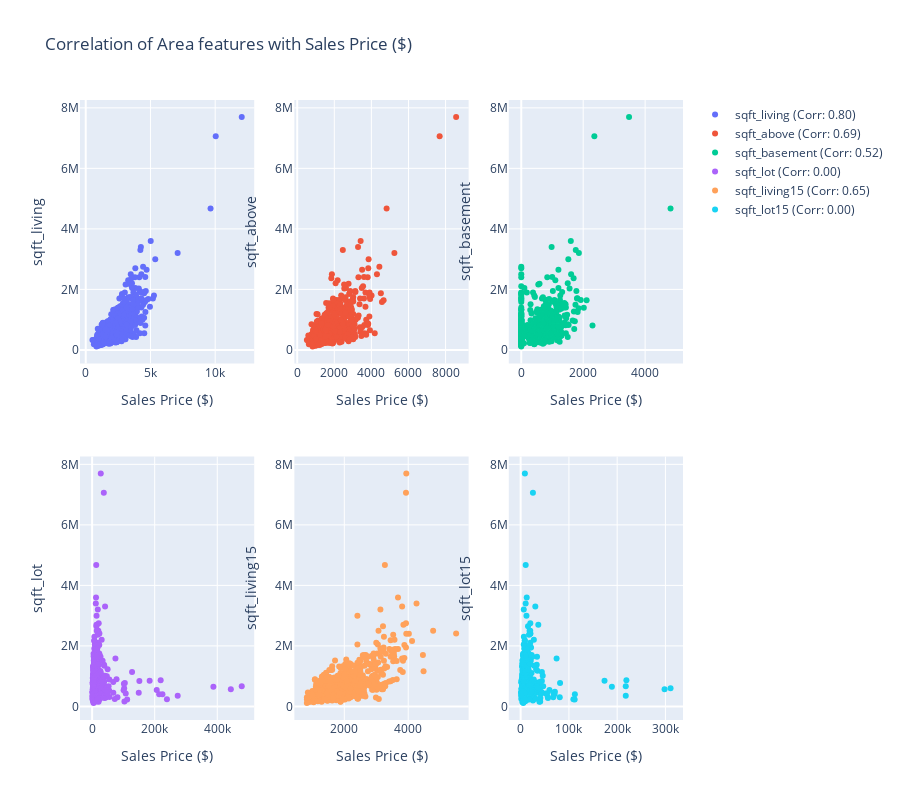

Notebook code cell kept with this figure:
### Markdown cell above
As there are a lot of attributes around area which affect the sales price, I would like to visually explore the relationship between these and Sales Price.

### Code cell
#
fig = make_subplots(rows=2, cols=3)

features_to_examine = ['sqft_living','sqft_above','sqft_basement','sqft_lot', 'sqft_living15','sqft_lot15' ]

# Calculate correlation coefficients
correlation_coefficients = df[features_to_examine].corrwith(df['price'])

i=0
for row in range(1,3):
    for col in range(1,4):
        fig.add_trace(go.Scatter(y=df['price'],x=df[features_to_examine[i]],name=f'{features_to_examine[i]} (Corr: {correlation_coefficients[features_to_examine[i]]:.2f})',
                                mode='markers'),row=row,col=col)
        
        fig.update_xaxes(title_text="Sales Price ($)", row=row, col=col)
        fig.update_yaxes(title_text=features_to_examine[i], row=row, col=col)

        i+=1

fig.update_layout(height=800, showlegend=True,title_text="Correlation of Area features with Sales Price ($)")
fig.show()

### Figure 1 — Plotly figure (JSON) as saved in the notebook; plotly's stock layout.template omitted (floating-point values rounded to 4 significant figures; data arrays with more than 128 entries replaced by an {"elided": "..."} marker saying what was removed)
{"data": [{"mode": "markers", "name": "sqft_living (Corr: 0.80)", "type": "scatter", "x": {"elided": "723 int values"}, "xaxis": "x", "y": {"elided": "723 int values"}, "yaxis": "y"}, {"mode": "markers", "name": "sqft_above (Corr: 0.69)", "type": "scatter", "x": {"elided": "723 int values"}, "xaxis": "x2", "y": {"elided": "723 int values"}, "yaxis": "y2"}, {"mode": "markers", "name": "sqft_basement (Corr: 0.52)", "type": "scatter", "x": {"elided": "723 int values"}, "xaxis": "x3", "y": {"elided": "723 int values"}, "yaxis": "y3"}, {"mode": "markers", "name": "sqft_lot (Corr: 0.00)", "type": "scatter", "x": {"elided": "723 int values"}, "xaxis": "x4", "y": {"elided": "723 int values"}, "yaxis": "y4"}, {"mode": "markers", "name": "sqft_living15 (Corr: 0.65)", "type": "scatter", "x": {"elided": "723 int values"}, "xaxis": "x5", "y": {"elided": "723 int values"}, "yaxis": "y5"}, {"mode": "markers", "name": "sqft_lot15 (Corr: 0.00)", "type": "scatter", "x": {"elided": "723 int values"}, "xaxis": "x6", "y": {"elided": "723 int values"}, "yaxis": "y6"}], "layout": {"height": 800, "showlegend": true, "title": {"text": "Correlation of Area features with Sales Price ($)"}, "xaxis": {"anchor": "y", "domain": [0, 0.2889], "title": {"text": "Sales Price ($)"}}, "xaxis2": {"anchor": "y2", "domain": [0.3556, 0.6444], "title": {"text": "Sales Price ($)"}}, "xaxis3": {"anchor": "y3", "domain": [0.7111, 1], "title": {"text": "Sales Price ($)"}}, "xaxis4": {"anchor": "y4", "domain": [0, 0.2889], "title": {"text": "Sales Price ($)"}}, "xaxis5": {"anchor": "y5", "domain": [0.3556, 0.6444], "title": {"text": "Sales Price ($)"}}, "xaxis6": {"anchor": "y6", "domain": [0.7111, 1], "title": {"text": "Sales Price ($)"}}, "yaxis": {"anchor": "x", "domain": [0.575, 1], "title": {"text": "sqft_living"}}, "yaxis2": {"anchor": "x2", "domain": [0.575, 1], "title": {"text": "sqft_above"}}, "yaxis3": {"anchor": "x3", "domain": [0.575, 1], "title": {"text": "sqft_basement"}}, "yaxis4": {"anchor": "x4", "domain": [0, 0.425], "title": {"text": "sqft_lot"}}, "yaxis5": {"anchor": "x5", "domain": [0, 0.425], "title": {"text": "sqft_living15"}}, "yaxis6": {"anchor": "x6", "domain": [0, 0.425], "title": {"text": "sqft_lot15"}}}}
